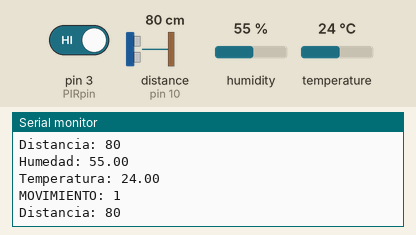
Simulated run of this sketch. Board: Arduino Uno, built with avr-gcc and run on an emulated ATmega328P. On the bench: the last lines printed to the serial monitor. Inputs (shaded band) come from the test bench; at power-on: distance to the obstacle (sensor on pin 10) 80 cm, humidity 55 %, pin 3 (PIRpin) HIGH, temperature 24 °C. The echo pulse lasts 58.3 µs per cm.

Above: at 4.8 s.
4.9 s: distance to the obstacle (sensor on pin 10) set to 2 cm
At 6.9 s:
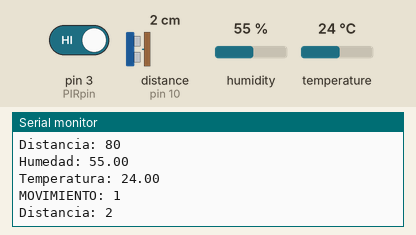
7.9 s: humidity set to 22 %
10.9 s: pin 3 (PIRpin) driven LOW
13.9 s: distance to the obstacle (sensor on pin 10) set to 250 cm
At 15.6 s:
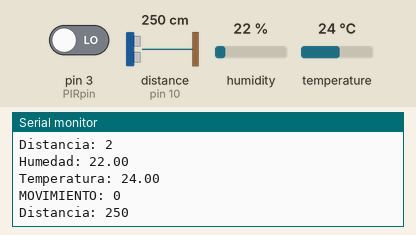
20.3 s: temperature set to 12 °C
At 20.9 s:
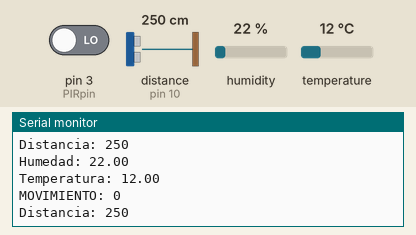
23.3 s: humidity set to 40 %
Timing chart, 0 to 26.3 s (numbered marks = the images above; inputs shaded):
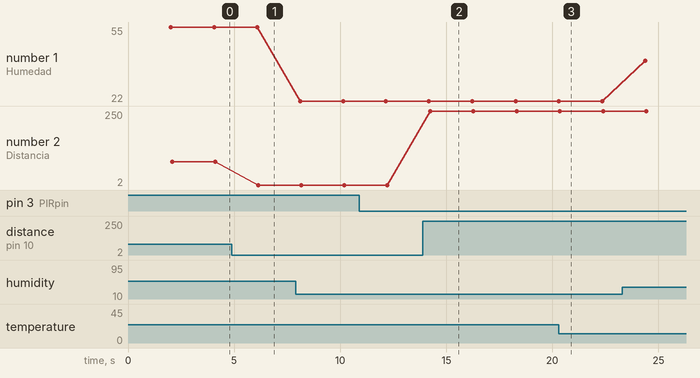

The sketch:

ComunicionARDUINOpython_V1_0_0.ino
```cpp
//V.1.2.0

#include <Ultrasonic.h> //Incluir libreria para sensor ultrasónico
const int TRIG = 8; //Definir pin de conexión TRIG del sensor
const int ECHO = 10; //Definir pin de conexion ECHO del sensor
int distance; //Variable para distancia
Ultrasonic ultrasonic(TRIG, ECHO); //Definir conexiones a usar en el sensor


#include <DHT.h> //Incluir libreria para el sensor de temperatura
#define DHTPIN 2      //Pin donde está conectado el DHT11
#define DHTTYPE DHT11   // Definimos el tipo de sensor DHT
DHT dht(DHTPIN, DHTTYPE); //Definir conexiones del sensor


int PIRpin = 3;   // Pin para el sensor PIR
int val = 0;      // Variable para almacenar el valor del sensor PIR


void setup() {
  Serial.begin(9600);        // Inicializa la comunicación serial
  dht.begin();        // Inicializa el sensor DHT

  pinMode(PIRpin, INPUT);    // Configura el pin del sensor PIR como entrada

}

void loop() {
  delay(2000); //Retraso de 2000 ms para el loop

// SENSOR DE HUMEDAD Y TEMPERATURA
  float h = dht.readHumidity();    // Lee la humedad y la temperatura
  float t = dht.readTemperature(); // En grados Celsius
  if (isnan(h) || isnan(t)) {   // Verifica si hay errores en la lectura
    Serial.println("Error al leer del sensor DHT"); //Imprime mensaje de erros si no logra dar lectura al sensor
    return;
  }
  Serial.print("Humedad: ");     // Envía los datos a través del puerto serial
  Serial.println(h); //Imprime valor de Humedad
  Serial.print("Temperatura: "); //Envia una cadena de texto al monitor serial
  Serial.println(t); //Imprime el dato de temperatura al monitor serial

//SENSOR DE MOVIMIENTO
  val = digitalRead(PIRpin);  // Lee el valor del sensor PIR
  Serial.print("MOVIMIENTO: ");  //Imprime texto en el lonitor serial
  if (val==0){ //Condicional si el valor es igual a 0...

  Serial.println(val); //...imprimir la variable
  }
    else

      Serial.println(val); //Sino imprimir el valor obtenido

//SENSOR DE PROXIMIDAD
  distance = ultrasonic.read(); //Definir dato de distancia a traves de la lectura del sensor
  Serial.print("Distancia: "); //Imprimir texto
  Serial.println(distance);      // Imprimir la distancia en el monitor serial
}
```

Measured:
- after the input at 4.9 s, the serial monitor: prints a new line after 1.2 s (image 1)
- after the input at 13.9 s, the serial monitor: prints a new line after 0.34 s (image 2)
- after the input at 20.3 s, the serial monitor: prints a new line at once (image 3)
- plotted number 1: 55 → 22 after the input at 7.9 s, 22 → 40 after the input at 23.3 s
- plotted number 2: 80 → 2 after the input at 4.9 s, 2 → 250 after the input at 13.9 s
